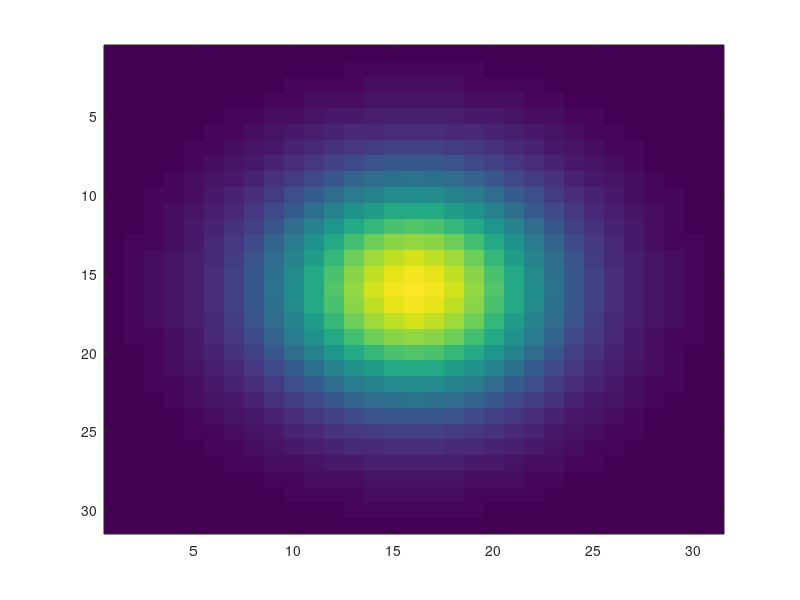

The MATLAB source for this figure:
% visualize a Gaussian filter
sigma = 5;
h = fspecial ('gaussian', 31, sigma);
mesh(h);
pause;
imagesc(h);  % matrix -> image (use surf for image -> matrix)
pause;